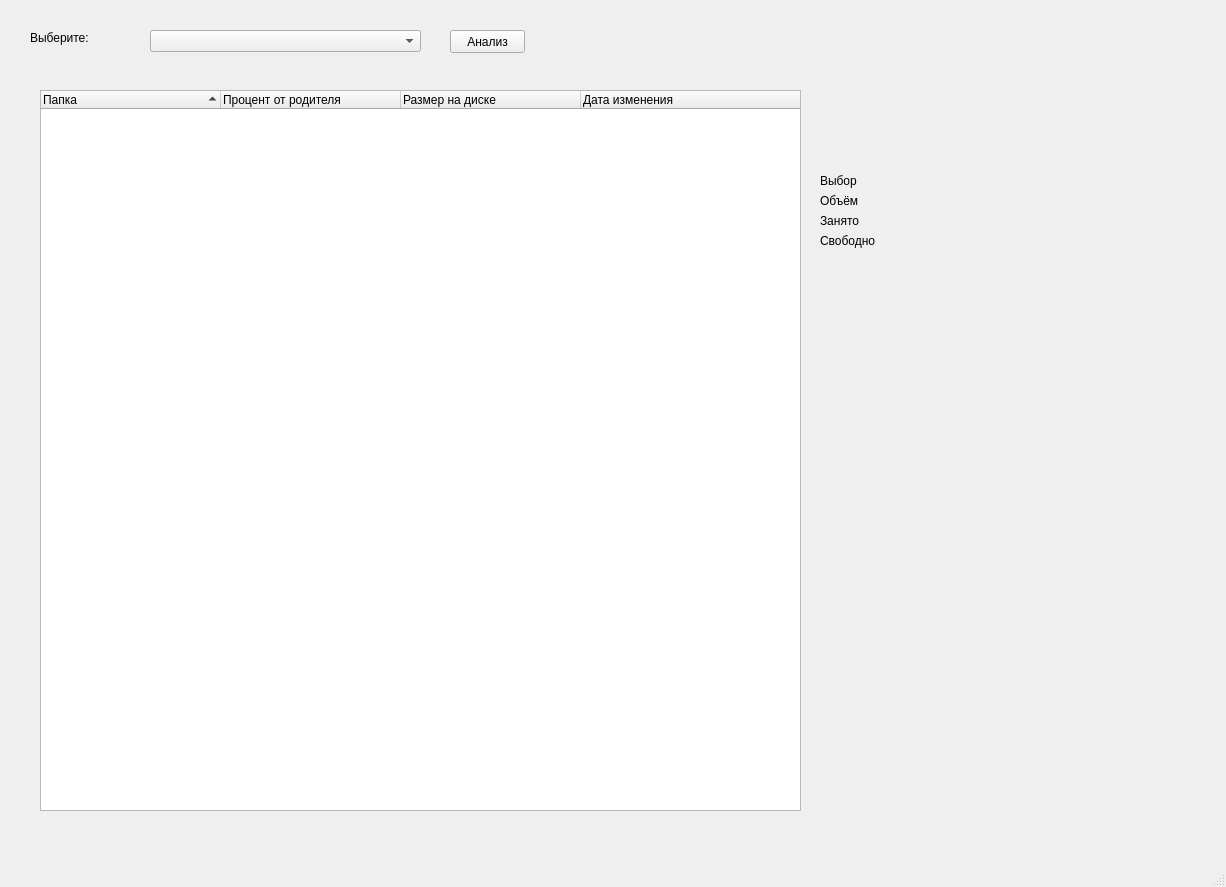
<?xml version="1.0" encoding="UTF-8"?>
<ui version="4.0">
 <class>MainWindow</class>
 <widget class="QMainWindow" name="MainWindow">
  <property name="geometry">
   <rect>
    <x>0</x>
    <y>0</y>
    <width>1226</width>
    <height>887</height>
   </rect>
  </property>
  <property name="windowTitle">
   <string>MainWindow</string>
  </property>
  <widget class="QWidget" name="centralwidget">
   <widget class="QTreeWidget" name="treeWidget">
    <property name="geometry">
     <rect>
      <x>40</x>
      <y>90</y>
      <width>761</width>
      <height>721</height>
     </rect>
    </property>
    <property name="sortingEnabled">
     <bool>true</bool>
    </property>
    <attribute name="headerMinimumSectionSize">
     <number>180</number>
    </attribute>
    <column>
     <property name="text">
      <string>Папка</string>
     </property>
     <property name="toolTip">
      <string/>
     </property>
     <property name="textAlignment">
      <set>AlignJustify|AlignTop</set>
     </property>
    </column>
    <column>
     <property name="text">
      <string>Процент от родителя</string>
     </property>
     <property name="textAlignment">
      <set>AlignJustify|AlignVCenter</set>
     </property>
    </column>
    <column>
     <property name="text">
      <string>Размер на диске</string>
     </property>
     <property name="textAlignment">
      <set>AlignJustify|AlignVCenter</set>
     </property>
    </column>
    <column>
     <property name="text">
      <string>Дата изменения</string>
     </property>
     <property name="textAlignment">
      <set>AlignJustify|AlignBottom</set>
     </property>
    </column>
   </widget>
   <widget class="QLabel" name="label">
    <property name="geometry">
     <rect>
      <x>30</x>
      <y>30</y>
      <width>91</width>
      <height>16</height>
     </rect>
    </property>
    <property name="text">
     <string>Выберите:</string>
    </property>
   </widget>
   <widget class="QPushButton" name="pushButton">
    <property name="geometry">
     <rect>
      <x>450</x>
      <y>30</y>
      <width>75</width>
      <height>23</height>
     </rect>
    </property>
    <property name="text">
     <string>Анализ</string>
    </property>
   </widget>
   <widget class="QComboBox" name="comboBox">
    <property name="geometry">
     <rect>
      <x>150</x>
      <y>30</y>
      <width>271</width>
      <height>22</height>
     </rect>
    </property>
   </widget>
   <widget class="QWidget" name="">
    <property name="geometry">
     <rect>
      <x>820</x>
      <y>230</y>
      <width>261</width>
      <height>22</height>
     </rect>
    </property>
    <layout class="QHBoxLayout" name="horizontalLayout">
     <item>
      <widget class="QLabel" name="free_text">
       <property name="text">
        <string>Свободно</string>
       </property>
      </widget>
     </item>
     <item>
      <spacer name="horizontalSpacer_4">
       <property name="orientation">
        <enum>Qt::Horizontal</enum>
       </property>
       <property name="sizeHint" stdset="0">
        <size>
         <width>108</width>
         <height>20</height>
        </size>
       </property>
      </spacer>
     </item>
     <item>
      <widget class="QLabel" name="free_value">
       <property name="text">
        <string/>
       </property>
      </widget>
     </item>
    </layout>
   </widget>
   <widget class="QWidget" name="">
    <property name="geometry">
     <rect>
      <x>820</x>
      <y>210</y>
      <width>261</width>
      <height>22</height>
     </rect>
    </property>
    <layout class="QHBoxLayout" name="horizontalLayout_2">
     <item>
      <widget class="QLabel" name="occupied_text">
       <property name="text">
        <string>Занято</string>
       </property>
      </widget>
     </item>
     <item>
      <spacer name="horizontalSpacer_3">
       <property name="orientation">
        <enum>Qt::Horizontal</enum>
       </property>
       <property name="sizeHint" stdset="0">
        <size>
         <width>180</width>
         <height>20</height>
        </size>
       </property>
      </spacer>
     </item>
     <item>
      <widget class="QLabel" name="occupied_value">
       <property name="text">
        <string/>
       </property>
      </widget>
     </item>
    </layout>
   </widget>
   <widget class="QWidget" name="">
    <property name="geometry">
     <rect>
      <x>820</x>
      <y>190</y>
      <width>261</width>
      <height>22</height>
     </rect>
    </property>
    <layout class="QHBoxLayout" name="horizontalLayout_3">
     <item>
      <widget class="QLabel" name="size_text">
       <property name="text">
        <string>Объём</string>
       </property>
      </widget>
     </item>
     <item>
      <spacer name="horizontalSpacer">
       <property name="orientation">
        <enum>Qt::Horizontal</enum>
       </property>
       <property name="sizeHint" stdset="0">
        <size>
         <width>108</width>
         <height>20</height>
        </size>
       </property>
      </spacer>
     </item>
     <item>
      <widget class="QLabel" name="size_value">
       <property name="text">
        <string/>
       </property>
      </widget>
     </item>
    </layout>
   </widget>
   <widget class="QWidget" name="">
    <property name="geometry">
     <rect>
      <x>820</x>
      <y>170</y>
      <width>261</width>
      <height>22</height>
     </rect>
    </property>
    <layout class="QHBoxLayout" name="horizontalLayout_4">
     <item>
      <widget class="QLabel" name="choose_text">
       <property name="text">
        <string>Выбор</string>
       </property>
      </widget>
     </item>
     <item>
      <spacer name="horizontalSpacer_2">
       <property name="orientation">
        <enum>Qt::Horizontal</enum>
       </property>
       <property name="sizeHint" stdset="0">
        <size>
         <width>108</width>
         <height>20</height>
        </size>
       </property>
      </spacer>
     </item>
     <item>
      <widget class="QLabel" name="choose_value">
       <property name="text">
        <string/>
       </property>
      </widget>
     </item>
    </layout>
   </widget>
  </widget>
  <widget class="QMenuBar" name="menubar">
   <property name="geometry">
    <rect>
     <x>0</x>
     <y>0</y>
     <width>1226</width>
     <height>21</height>
    </rect>
   </property>
  </widget>
  <widget class="QStatusBar" name="statusbar"/>
 </widget>
 <resources/>
 <connections/>
</ui>
